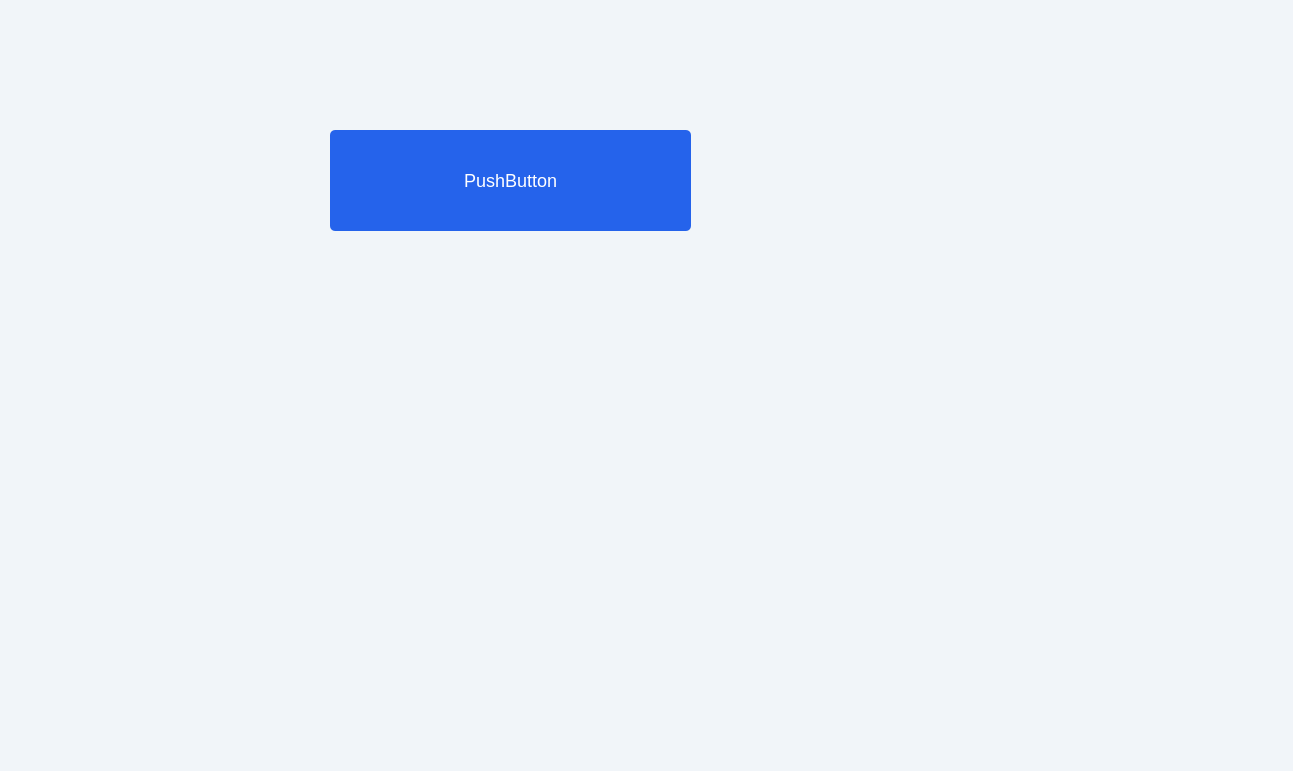
<?xml version="1.0" encoding="UTF-8"?>
<ui version="4.0">
 <class>MainWindow</class>
 <widget class="QMainWindow" name="MainWindow">
  <property name="geometry">
   <rect>
    <x>0</x>
    <y>0</y>
    <width>1293</width>
    <height>771</height>
   </rect>
  </property>
  <property name="windowTitle">
   <string>MainWindow</string>
  </property>
  <property name="styleSheet">
   <string notr="true">QWidget {
	font: 9pt &quot;Sitka&quot;;
    background-color: #F1F5F9;
    font-family: &quot;Sitka&quot;;
}

QLabel {
    font-size: 18px;
    font-weight: bold;
    color: #222;
}

QLineEdit {
    border: 2px solid #ccc;
    border-radius: 5px;
    padding: 8px;
    font-size: 16px;
    width: 250px;
}

QPushButton {
	background-color: rgb(37, 99, 235);
    color: white;
    border-radius: 5px;
    padding: 10px 20px;
    font-size: 18px;
}

QPushButton:hover {
    background-color: rgb(25, 80, 200); 
    color: white; 
}

table {
    width: 100%;
    border-collapse: collapse;
    background-color: #ffffff;
    border-radius: 8px;
    overflow: hidden;
    box-shadow: 0 4px 6px rgba(0, 0, 0, 0.1);
}

th, td {
    padding: 12px;
    text-align: left;
    border-bottom: 1px solid #ddd;
}

th {
    background-color: #007bff;
    color: white;
    font-weight: bold;
}

tr:hover {
    background-color: #f1f1f1;
}
</string>
  </property>
  <widget class="QWidget" name="centralwidget">
   <widget class="QPushButton" name="pushButton">
    <property name="geometry">
     <rect>
      <x>330</x>
      <y>130</y>
      <width>361</width>
      <height>101</height>
     </rect>
    </property>
    <property name="text">
     <string>PushButton</string>
    </property>
   </widget>
  </widget>
  <widget class="QMenuBar" name="menubar">
   <property name="geometry">
    <rect>
     <x>0</x>
     <y>0</y>
     <width>1293</width>
     <height>18</height>
    </rect>
   </property>
  </widget>
  <widget class="QStatusBar" name="statusbar"/>
 </widget>
 <resources/>
 <connections/>
</ui>
